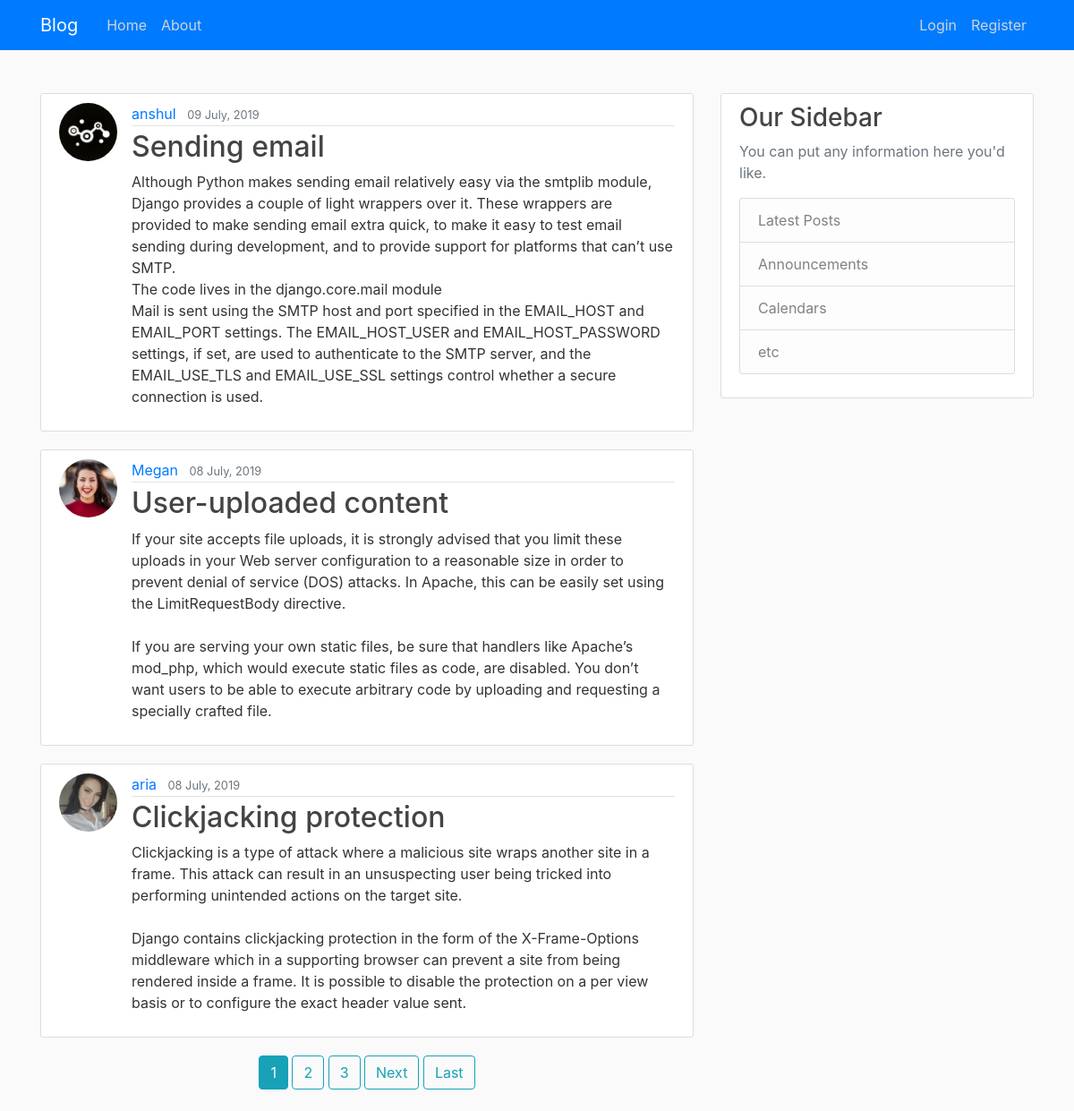
The page / on the database its author committed.
### test_app/models.py (models this page shows, shortened)
class Post(models.Model):
    title = models.CharField(max_length = 100)
    content = models.TextField()
    date_posted = models.DateTimeField(default = timezone.now)
    author = models.ForeignKey(User , on_delete = models.CASCADE)

### users/models.py (models this page shows, shortened)
class Profile(models.Model):
    user = models.OneToOneField(User , on_delete = models.CASCADE)
    image = models.ImageField( default = 'default.jpg' , upload_to = 'profile_pics' )

### test_app/views.py (the view)
# urls.py: path('', PostListView.as_view(), name='test-home'),
class PostListView(ListView):
    model = Post
    template_name = 'test_app/home.html'
    context_object_name = 'posts'
    ordering = ['-date_posted']
    paginate_by = 3

### test_app/templates/test_app/home.html (shortened to what this page needs)
{% extends "test_app/base.html" %}
{% block content %}
{% for post in posts %}
<article class="media content-section">
    <a href="{% url 'user-posts' post.author.username %}"><img src="{{ post.author.profile.image.url }}" class="rounded-circle article-img"></a>
    <div class="media-body">
        <div class="article-metadata">
            <a class="mr-2" href="{% url 'user-posts' post.author.username %}">{{ post.author }}</a>
            <small class="text-muted">{{ post.date_posted | date:" d F, Y" }}</small>
        </div>
        <h2><a class="article-title" href="{% url 'post-detail' post.id %}">{{ post.title }}</a></h2>
        <p class="article-content">{{ post.content }}</p>
    </div>
</article>
{% endfor %}
<div class="paginator" style="text-align: center">
    {% if is_paginated %}
        {% for num in page_obj.paginator.page_range %}
            {% if page_obj.number == num %}
                <a class="btn btn-info mb-4" href="?page={{ num }}">{{ num }}</a>
            {% elif num > page_obj.number|add:'-3' and num < page_obj.number|add:'3' %}
                <a class="btn btn-outline-info mb-4" href="?page={{ num }}">{{ num }}</a>
            {% endif %}
        {% endfor %}
        {% if page_obj.has_next %}
        <a class="btn btn-outline-info mb-4" href="?page={{ page_obj.next_page_number }}">Next</a>
        <a class="btn btn-outline-info mb-4" href="?page={{ page_obj.paginator.num_pages }}">Last</a>
        {% endif %}
    {% endif %}
</div>
{% endblock %}
{% block sidebar %}
<div class="content-section">
    <h3>Our Sidebar</h3>
    <p class='text-muted'>You can put any information here you'd like.
        <ul class="list-group">
            <li class="list-group-item list-group-item-light">Latest Posts</li>
            <li class="list-group-item list-group-item-light">Announcements</li>
            <li class="list-group-item list-group-item-light">Calendars</li>
            <li class="list-group-item list-group-item-light">etc</li>
        </ul>
    </p>
</div>
{% endblock %}

### test_app/templates/test_app/base.html (shortened to what this page needs)
{% load static %}
<!DOCTYPE html>
<html>
    <head>
        <link rel="stylesheet" href="https://maxcdn.bootstrapcdn.com/bootstrap/4.0.0/css/bootstrap.min.css"
>
        <link rel="stylesheet" type="text/css" href="{% static 'test_app/main.css' %}">
    </head>
    <body>
        <header class="site-header">
            <nav class="navbar navbar-expand-md navbar-dark bg-primary fixed-top">
                <div class="container">
                    <a class="navbar-brand mr-4" href="{% url 'test-home' %}"> Blog</a>
                    <div class="collapse navbar-collapse" id="navbarToggle">
                        <div class="navbar-nav mr-auto">
                            <a class="nav-item nav-link" href="{% url 'test-home' %}">Home</a>
                            <a class="nav-item nav-link" href="{% url 'test-about' %}">About</a>
                        </div>
                        <div class="navbar-nav">
                            {% if user.is_authenticated %}
                                <a class="nav-item nav-link" href="{% url  'post-create' %}">
                                    <big><b>New</b></big>
                                </a>
                                <a class="nav-item nav-link" href="{% url  'profile' %}">
                                    <img src="{{ user.profile.image.url }}" style="border-radius: 30px ;" width="25px">
                                </a>
                                <a class="nav-item nav-link" href="{% url  'logout' %}">
                                    Logout
                                </a>
                            {%else%}
                                <a class="nav-item nav-link" href="{% url 'login' %}">Login</a>
                                <a class="nav-item nav-link" href="{% url 'register'%}">Register</a>
                            {% endif %}
                        </div>
                    </div>
                </div>
            </nav><br>
        </header>
        <main role="main" class="container">
            <div class="row">
                <div class="col-md-8">
                    {% block content %}{% endblock %}
                </div>
                <div class="col-md-4">
                    {% block sidebar %} {% endblock %}
                </div>
            </div>
        </main>
    </body>
</html>

### test_app/static/test_app/main.css (style rules this page uses)
body { background: #fafafa; color: #333333; margin-top: 5rem; }
h1, h2, h3, h4, h5, h6 { color: #444444; }
ul { margin: 0; }
.site-header .navbar-nav .nav-link { color: #cbd5db; }
.content-section { background: #ffffff; padding: 10px 20px; border: 1px solid #dddddd; border-radius: 3px; margin-bottom: 20px; }
.article-title { color: #444444; }
.article-content { white-space: pre-line; }
.article-img { height: 65px; width: 65px; margin-right: 16px; }
.article-metadata { padding-bottom: 1px; margin-bottom: 4px; border-bottom: 1px solid #e3e3e3 }

### rows shown on the page
Post: author.profile.image (picture), author "anshul", date_posted "09 July, 2019", title "Sending email", content "Although Python makes sending email relatively easy via the smtplib module, Django provides a couple of light wrappers over it. These wrappers are provided to make sending email extra quick, to make it easy to test email sending during development, and to provide support for platforms that can’t use SMTP. The code lives in the django.core.mail module Mail is sent using the SMTP host and port specified in the EMAIL_HOST and EMAIL_PORT settings. The EMAIL_HOST_USER and EMAIL_HOST_PASSWORD settings, if set, are used to authenticate to the SMTP server, and the EMAIL_USE_TLS and EMAIL_USE_SSL settings control whether a secure connection is used."
Post: author.profile.image (picture), author "Megan", date_posted "08 July, 2019", title "User-uploaded content", content "If your site accepts file uploads, it is strongly advised that you limit these uploads in your Web server configuration to a reasonable size in order to prevent denial of service (DOS) attacks. In Apache, this can be easily set using the LimitRequestBody directive. If you are serving your own static files, be sure that handlers like Apache’s mod_php, which would execute static files as code, are disabled. You don’t want users to be able to execute arbitrary code by uploading and requesting a specially crafted file."
Post: author.profile.image (picture), author "aria", date_posted "08 July, 2019", title "Clickjacking protection", content "Clickjacking is a type of attack where a malicious site wraps another site in a frame. This attack can result in an unsuspecting user being tricked into performing unintended actions on the target site. Django contains clickjacking protection in the form of the X-Frame-Options middleware which in a supporting browser can prevent a site from being rendered inside a frame. It is possible to disable the protection on a per view basis or to configure the exact header value sent."

### other values the page prints
{{ num }} "1"
{{ num }} "2" "3"
